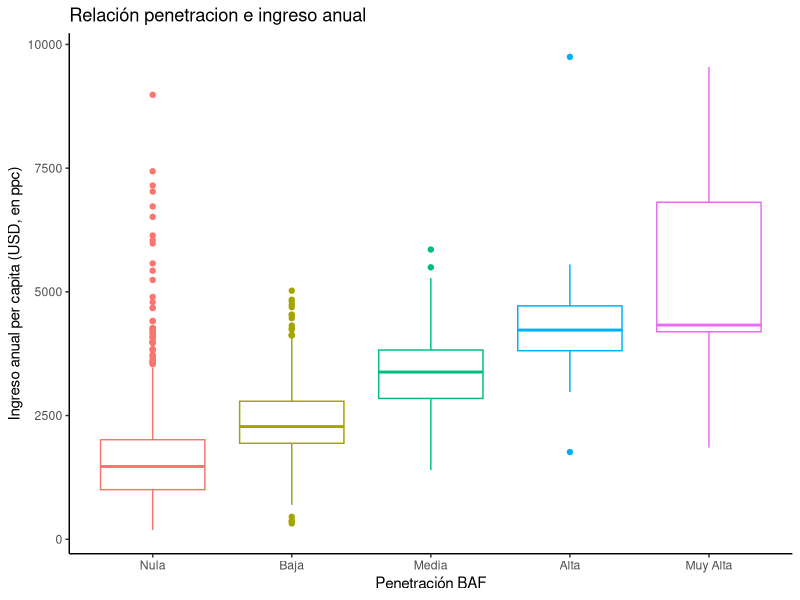

Source code (R):
#
library(ggplot2)
library(dplyr)
library(tidyverse)

# Para ejectuar este archivo, por favor situarse en la ruta donde esta el archivo csv con los datos
# Cargamos los datos limpios
# Nota: modificar en la ruta donde almacenan los datos
df1 <- read_csv("data/processed/BAF_062019_P2.csv")

# Aqui especificamos cuales con las variables categoricas
# Nota: la lista de los nombres de estas variables se tiene que escribir en la linea 32
df1$CLASS_PEN_BAF_HABS_COAXFO <- as.character(df1$CLASS_PEN_BAF_HABS_COAXFO)
df1$IS_PEN_BAF_HABS_COAXFO <- as.character(df1$IS_PEN_BAF_HABS_COAXFO)
df1$NUM_OPS <- as.character(df1$NUM_OPS)

#



# Penetracion vs Ingreso

ggplot(df1, aes(x =df1$CLASS_PEN_BAF_HABS_COAXFO , 
                y = df1$INGRESOPC_ANUAL, color= df1$CLASS_PEN_BAF_HABS_COAXFO)) +
  geom_boxplot() + theme_classic() + theme(legend.title = element_blank())+
  theme(legend.position="none")+
  #scale_x_discrete(name ="Penetración BAF", limits=c("Nula","Baja","Media", "Alta", "Muy Alta"))+
  labs(x = "Penetración BAF" ,y = "Ingreso anual per capita (USD, en ppc)", title = "Relación penetracion e ingreso anual")+
  scale_x_discrete(labels=c("0" = "Nula", "1" = "Baja", "2" = "Media", "3" = "Alta", "4" = "Muy Alta"))





